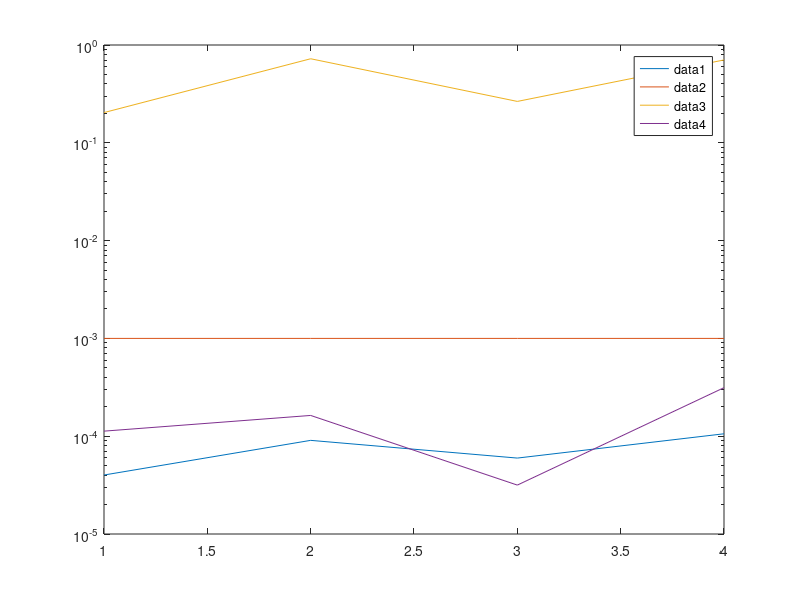

The MATLAB source for this figure:
c = -.75+.1i;
d = rand/8000+rand/8000*1i;
z = c;
ze = c+d;
dif = [];
siz = [];
errs = [];
errs2 = [2*c*d+d^2];

for j = 1:4
    z = z^2+c;
    ze = ze^2+c+d;
    dif = [dif abs(ze-z)];
    siz = [siz; abs(z) abs(ze)];
    err = 2^j*z^(j-1)*c*d + 4^(j-1)*z^(max(0,2*j-4))*c^(min(2,2*j-2))*d^2;
    
    errs = [errs abs(err)];
end

figure(1)
clf
semilogy(dif)
hold on
semilogy(0*dif+1e-3)
semilogy(siz(:,1))
semilogy(errs)
legend('show')
